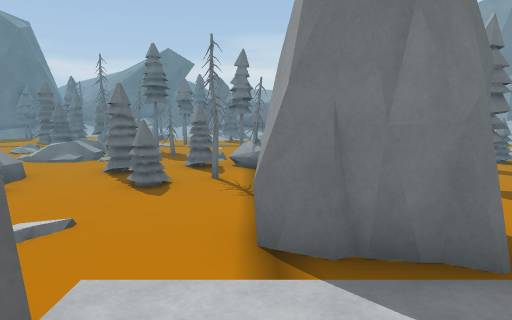
[1] (above)

24 first-person views from a walk through a scene from a Unity 3-D project. The camera is 1.2 m above the floor, tilts 8° down and sees 75° across. The floor is counted in squares, 1 m on a side. Each view is taken from the middle of a square. On the plan, view 1 faces up. The plan holds only what a view shows up to about 14 squares ahead; the rest is blank. The place goes on beyond the plan. The player character is not drawn.

[2]
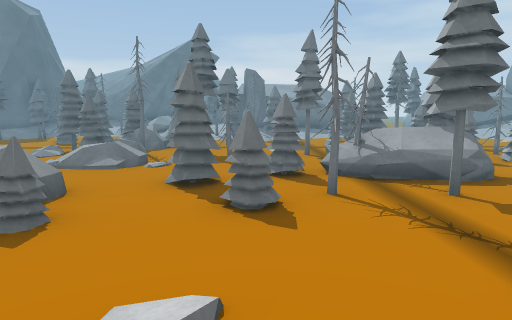

[3]
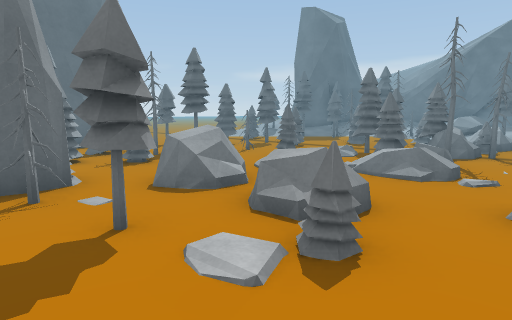

[4]
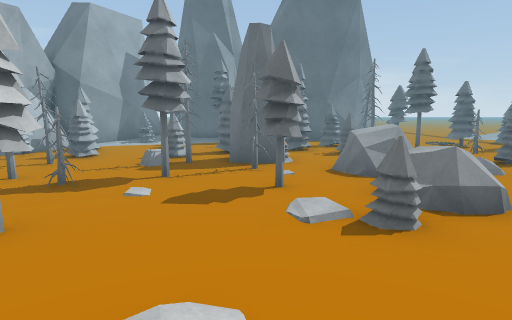

[5]
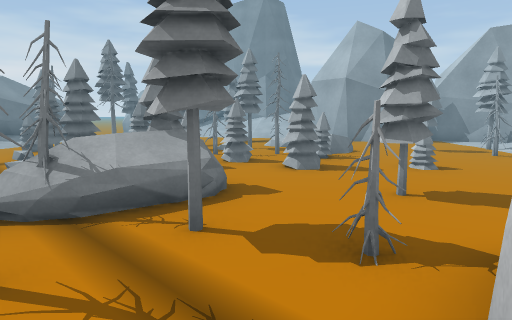

[6]
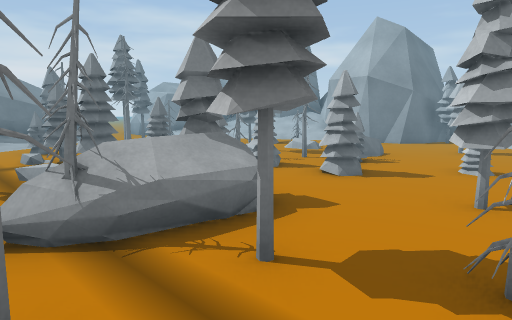

[7]
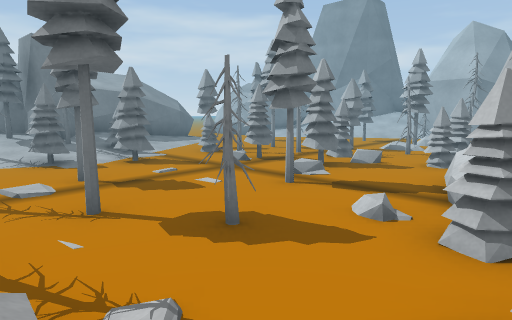

[8]
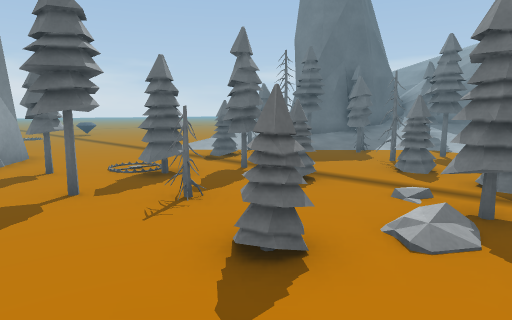

[9]
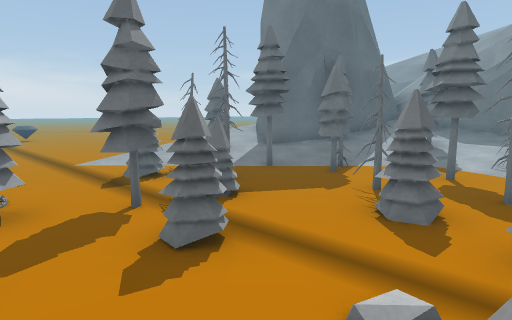

[10]
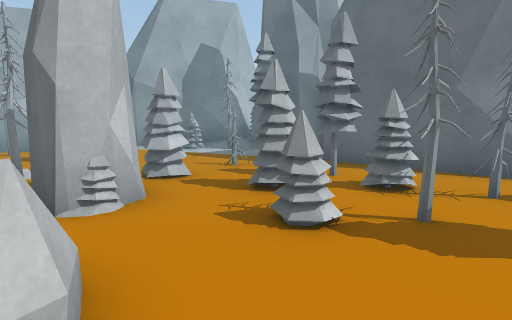

[11]
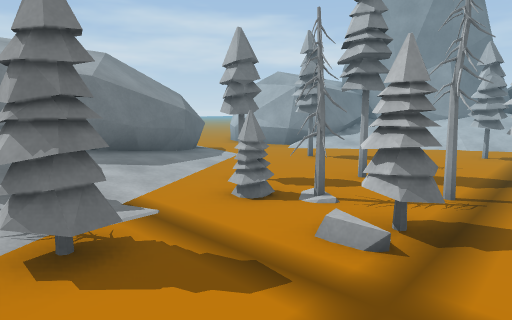

[12]
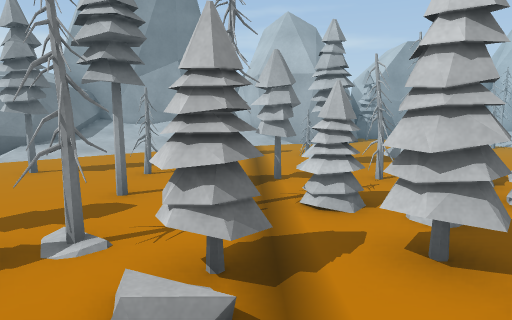

[13]
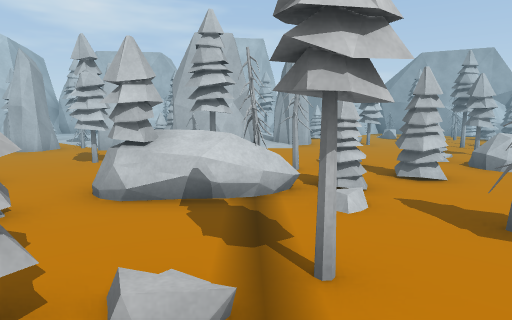

[14]
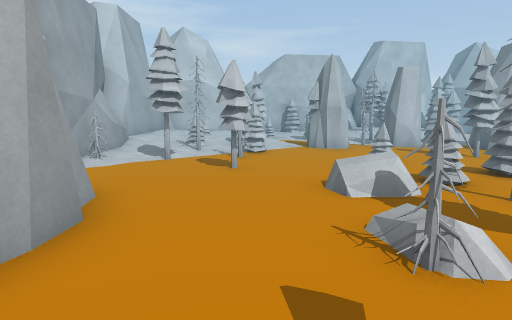

[15]
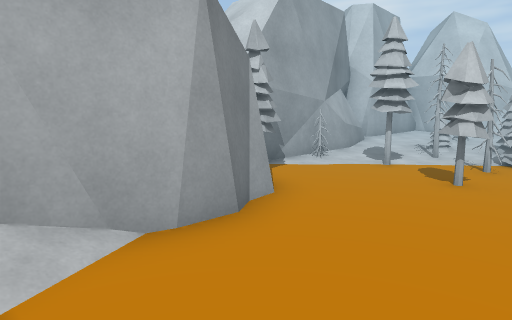

[16]
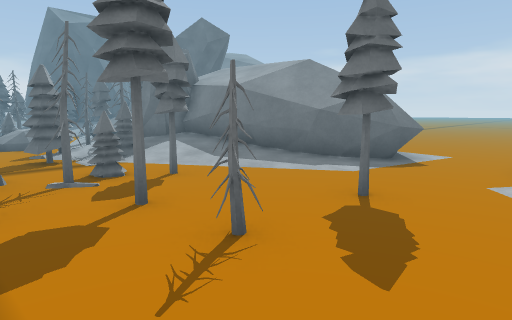

[17]
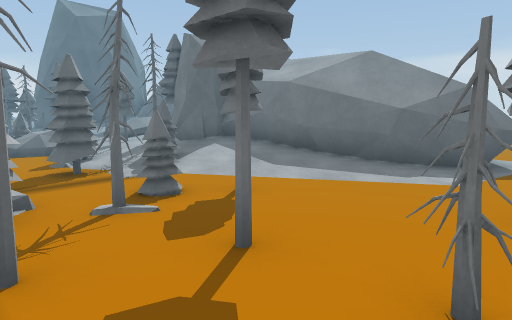

[18]
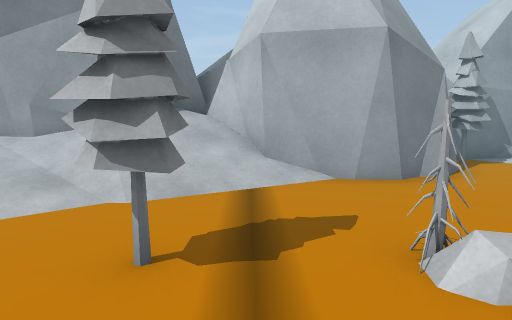

[19]
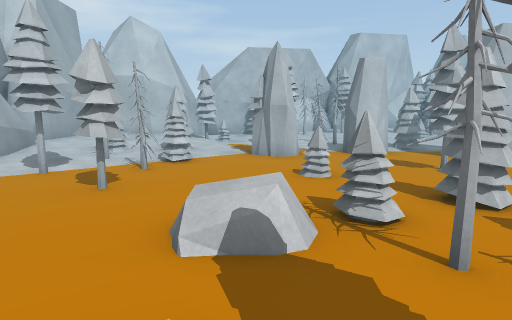

[20]
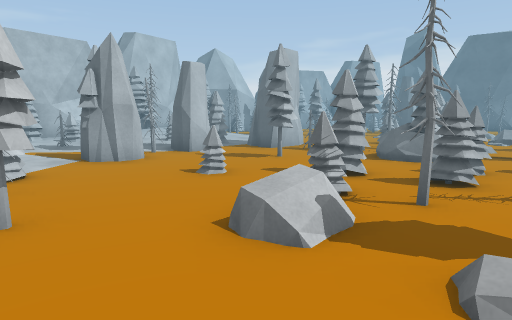

[21]
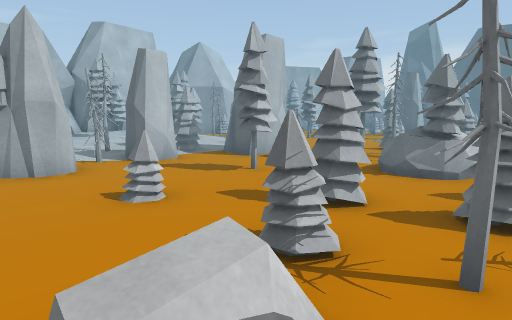

[22]
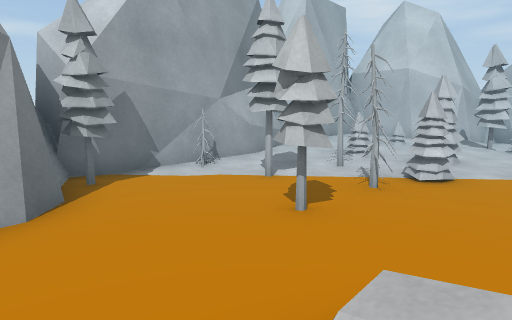

[23]
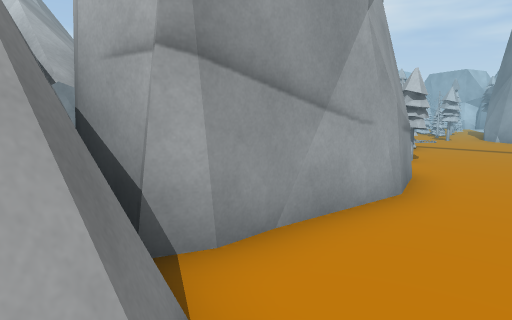

[24]
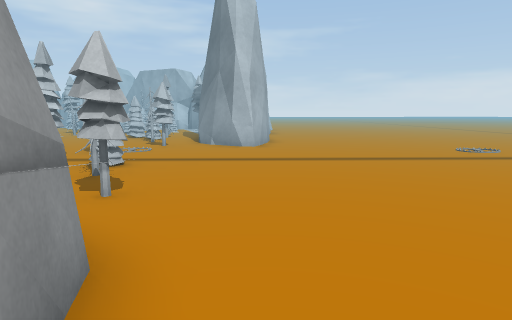

### Floor plan
Key: @ floor where view 1 was taken; # wall or solid block; . main floor; : floor 0.25 m higher than the main floor; + floor 0.5 m higher than the main floor; / step, stairs or slope; = window, fence, low wall or low ledge; ^ raised ledge; O other object.
Columns run from 19 left of view 1 to 16 right of it. Each row starts with its distance up from view 1.
 31                         ..
 30                        ...
 29                       ....
 28                       ....
 27                       ....
 26 .##                   ....
 25  .####                 ....
 24 ..#   ##                :..
 23 ..#   ######           ##..#
 22 ..#   #               ###..#
 21  .#  ##OO++     ######^:...#####
 20 ..## OO:: #  ++OO####//..../####
 19 ..=###  .O   OOOO#///:..OO..///#
 18 ..=O#  #.OO    ###O/.O...O..://##
 17 ../O:OOO### O   O::..O.......///#
 16 ..//###.#OOOO O..OO.O#.O.#....//##
 15 ..//###..OOO  O.O....O#....OO.///##
 14 ....OO.O...OOO#:O...OO#.O....../##
 13 ......OOO..OOO#......OOOO.O....##
 12 ......O....OO##O..OOOO.##OO....##
 11 ......O.#../OO .#..O..O#O#.....##
 10 .##.OOOO..O.. O.......OOO.#O....###
  9 .###O OO..........O#OO..O.O......O##
  8 .#######........OOO# O..O....OO...#
  7    # OO#O..O.OO.O=#.O.....O..OOO.##
  6    ##OOO...O.OO..O..O..O.....##OO##
  5    ##OOO.###OOO..............O##:##
  4    ##  .O O#OO......##.......O #::#
  3   ##OO#OO##OO......###.# ##O:OOO::##
  2    #OO..OO#OO.OO..::::O ## .:O:::+##
  1    ##  .......OO ##:::O # O./::O++#
  0   O###      O..   #@O :O= O..O:++##

Positions as (right, up) in squares from view 1, and headings:
1: (0, 0), facing up
2: (-2, 2), facing up
3: (-3, 3), facing up-left
4: (-1, 4), facing left
5: (-1, 4), facing up-right
6: (-1, 5), facing up-right
7: (-5, 8), facing up-right
8: (-7, 8), facing up-left
9: (-8, 11), facing up-left
10: (-8, 9), facing down-left
11: (-2, 13), facing up-right
12: (-1, 14), facing right
13: (0, 14), facing down
14: (10, 15), facing down
15: (9, 14), facing down-right
16: (8, 14), facing up-left
17: (6, 14), facing up-left
18: (6, 14), facing right
19: (8, 13), facing down
20: (11, 12), facing down-left
21: (9, 11), facing down-left
22: (8, 11), facing down-right
23: (-19, 26), facing down-right
24: (-18, 22), facing down
